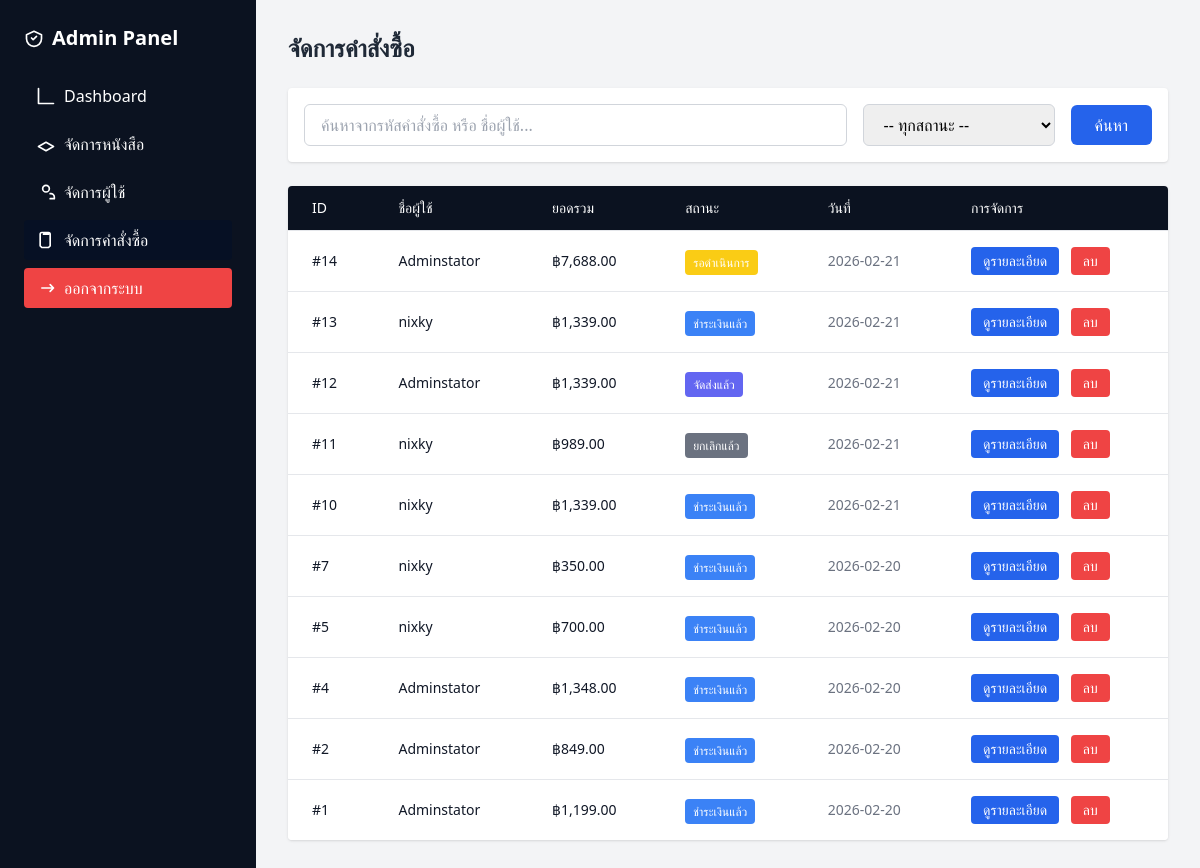
The app's page /admin/orders.php (signed in) with its own data.
### tables this page shows
CREATE TABLE `orders` (
  `id` int(11) NOT NULL,
  `user_id` int(11) NOT NULL,
  `total_price` decimal(10,2) DEFAULT NULL,
  `status` enum('pending','confirmed','shipped','delivered','cancelled','cancel_requested') DEFAULT 'pending',
  `slip_image` varchar(255) DEFAULT NULL,
  `created_at` timestamp NOT NULL DEFAULT current_timestamp(),
  `cancel_reason` text DEFAULT NULL
);

CREATE TABLE `users` (
  `id` int(11) NOT NULL,
  `username` varchar(50) NOT NULL,
  `email` varchar(100) NOT NULL,
  `password` varchar(255) NOT NULL,
  `full_name` varchar(100) DEFAULT NULL,
  `phone` varchar(20) DEFAULT NULL,
  `address` text DEFAULT NULL,
  `role` enum('user','admin') DEFAULT 'user',
  `created_at` timestamp NOT NULL DEFAULT current_timestamp()
);

### admin/orders.php (the view, shortened to what this page needs)
<?php
include '../config.php';
$search = isset($_GET['search']) ? mysqli_real_escape_string($conn, $_GET['search']) : '';
$limit = 10;
$page = isset($_GET['page']) && is_numeric($_GET['page']) ? (int)$_GET['page'] : 1;
$offset = ($page - 1) * $limit;
$where_sql = "";
$query = "SELECT o.*, u.full_name FROM orders o JOIN users u ON o.user_id = u.id $where_sql ORDER BY o.created_at DESC LIMIT $limit OFFSET $offset";
$result = mysqli_query($conn, $query);
?>
<!DOCTYPE html>
<html>
<head>
    <script src="https://cdn.tailwindcss.com"></script>
</head>
<body class="bg-gray-100 font-sans">
    <div class="flex">
        <aside class="w-64 h-screen bg-blue-700 text-white p-6 fixed">
            <h2 class="text-xl font-semibold mb-6 flex items-center space-x-2">
                <svg xmlns="http://www.w3.org/2000/svg" class="h-5 w-5" fill="none" viewBox="0 0 24 24" stroke="currentColor">
                  <path stroke-linecap="round" stroke-linejoin="round" stroke-width="2" d="M9 12l2 2 4-4M12 22C7.029 22 3 17.97 3 13V8l9-4 9 4v5c0 4.97-4.029 9-9 9z" />
                </svg>
                <span>Admin Panel</span>
            </h2>
            <nav class="space-y-2">
                <a href="index.php" class="block px-3 py-2 rounded hover:bg-blue-800 flex items-center space-x-2">
                    <svg xmlns="http://www.w3.org/2000/svg" class="h-5 w-5" fill="none" viewBox="0 0 24 24" stroke="currentColor">
                      <path stroke-linecap="round" stroke-linejoin="round" stroke-width="2" d="M3 3v18h18" />
                    </svg><span>Dashboard</span>
                </a>
                <a href="products.php" class="block px-3 py-2 rounded hover:bg-blue-800 flex items-center space-x-2">
                    <svg xmlns="http://www.w3.org/2000/svg" class="h-5 w-5" fill="none" viewBox="0 0 24 24" stroke="currentColor">
                      <path stroke-linecap="round" stroke-linejoin="round" stroke-width="2" d="M12 20l9-5-9-5-9 5 9 5z" />
                    </svg><span>จัดการหนังสือ</span>
                </a>
                <a href="users.php" class="block px-3 py-2 rounded hover:bg-blue-800 flex items-center space-x-2">
                    <svg xmlns="http://www.w3.org/2000/svg" class="h-5 w-5" fill="none" viewBox="0 0 24 24" stroke="currentColor">
                      <path stroke-linecap="round" stroke-linejoin="round" stroke-width="2" d="M17 20h5v-2a4 4 0 00-5-4M12 12a4 4 0 100-8 4 4 0 000 8z" />
                    </svg><span>จัดการผู้ใช้</span>
                </a>
                <a href="orders.php" class="block px-3 py-2 rounded hover:bg-blue-800 flex items-center space-x-2 bg-blue-800">
                    <svg xmlns="http://www.w3.org/2000/svg" class="h-5 w-5" fill="none" viewBox="0 0 24 24" stroke="currentColor">
                      <path stroke-linecap="round" stroke-linejoin="round" stroke-width="2" d="M9 5h6M9 3h6a2 2 0 012 2v14l-2 2H7l-2-2V5a2 2 0 012-2z" />
                    </svg><span>จัดการคำสั่งซื้อ</span>
                </a>
                <a href="../logout.php" class="inline-block mt-6 bg-red-600 px-3 py-2 rounded flex items-center space-x-2">
                    <svg xmlns="http://www.w3.org/2000/svg" class="h-5 w-5" fill="none" viewBox="0 0 24 24" stroke="currentColor">
                      <path stroke-linecap="round" stroke-linejoin="round" stroke-width="2" d="M17 16l4-4m0 0l-4-4m4 4H7" />
                    </svg><span>ออกจากระบบ</span>
                </a>
            </nav>
        </aside>
        <main class="ml-64 w-full p-8">
            <header class="mb-6">
                <h1 class="text-2xl font-semibold text-gray-800">จัดการคำสั่งซื้อ</h1>
            </header>
            <div class="bg-white p-4 rounded shadow mb-6">
                <form method="GET" action="orders.php" class="flex flex-col md:flex-row gap-4 items-center">
                    <div class="flex-1 w-full">
                        <input type="text" name="search" value="<?php echo htmlspecialchars($search); ?>" placeholder="ค้นหาจากรหัสคำสั่งซื้อ หรือ ชื่อผู้ใช้..." class="w-full border border-gray-300 rounded-md px-4 py-2 focus:outline-none focus:ring-2 focus:ring-blue-500">
                    </div>
                    <div class="w-full md:w-48">
                        <select name="status" class="w-full border border-gray-300 rounded-md px-4 py-2 focus:outline-none focus:ring-2 focus:ring-blue-500">
                            <option value="">-- ทุกสถานะ --</option>
                        </select>
                    </div>
                    <div class="flex gap-2 w-full md:w-auto">
                        <button type="submit" class="bg-blue-600 text-white px-6 py-2 rounded-md hover:bg-blue-700 transition-colors w-full md:w-auto">ค้นหา</button>
                    </div>
                </form>
            </div>
            <div class="bg-white rounded shadow overflow-hidden">
                <div class="overflow-x-auto">
                    <table class="min-w-full divide-y divide-gray-200">
                        <thead class="bg-blue-700 text-white">
                            <tr>
                                <th class="px-6 py-3 text-left text-sm font-medium">ID</th>
                                <th class="px-6 py-3 text-left text-sm font-medium">ชื่อผู้ใช้</th>
                                <th class="px-6 py-3 text-left text-sm font-medium">ยอดรวม</th>
                                <th class="px-6 py-3 text-left text-sm font-medium">สถานะ</th>
                                <th class="px-6 py-3 text-left text-sm font-medium">วันที่</th>
                                <th class="px-6 py-3 text-left text-sm font-medium">การจัดการ</th>
                            </tr>
                        </thead>
                        <tbody class="bg-white divide-y divide-gray-200">
                            <?php if(mysqli_num_rows($result) > 0): ?>
                                <?php while ($row = mysqli_fetch_assoc($result)): ?>
                                <tr>
                                    <td class="px-6 py-4 text-sm text-gray-900">#<?php echo $row['id']; ?></td>
                                    <td class="px-6 py-4 text-sm text-gray-900"><?php echo htmlspecialchars($row['full_name']); ?></td>
                                    <td class="px-6 py-4 text-sm font-medium text-gray-900">฿<?php echo number_format($row['total_price'], 2); ?></td>
                                    <td class="px-6 py-4">
                                        <?php
                                            $status_class = '';
                                            $status_text = '';
                                            switch($row['status']) {
                                                case 'pending':
                                                    $status_class = 'bg-yellow-400 text-white';
                                                    $status_text = 'รอดำเนินการ';
                                                    break;
                                                case 'confirmed':
                                                    $status_class = 'bg-blue-500 text-white';
                                                    $status_text = 'ชำระเงินแล้ว';
                                                    break;
                                                case 'shipped':
                                                    $status_class = 'bg-indigo-500 text-white';
                                                    $status_text = 'จัดส่งแล้ว';
                                                    break;
                                                case 'cancelled':
                                                    $status_class = 'bg-gray-500 text-white';
                                                    $status_text = 'ยกเลิกแล้ว';
                                                    break;
                                            }
                                        ?>
                                        <span class="px-2 py-1 rounded text-xs font-medium <?php echo $status_class; ?>"><?php echo $status_text; ?></span>
                                    </td>
                                    <td class="px-6 py-4 text-sm text-gray-500"><?php echo substr($row['created_at'], 0, 10); ?></td>
                                    <td class="px-6 py-4 text-sm font-medium">
                                        <a href="order_detail.php?id=<?php echo $row['id']; ?>" class="inline-flex items-center bg-blue-600 hover:bg-blue-700 text-white px-3 py-1 rounded mr-2 transition-colors">
                                            ดูรายละเอียด
                                        </a>
                                        <a href="order_delete.php?id=<?php echo $row['id']; ?>" class="inline-flex items-center bg-red-600 hover:bg-red-700 text-white px-3 py-1 rounded confirm-delete transition-colors" data-confirm="<?php echo 'ยืนยันการลบคำสั่งซื้อ #' . $row['id'] . ' ?'; ?>">
                                            ลบ
                                        </a>
                                    </td>
                                </tr>
                                <?php endwhile; ?>
                            <?php endif; ?>
                        </tbody>
                    </table>
                </div>
            </div>
        </main>
    </div>
</body>
</html>

### admin/orders.php (style rules this page uses)
:root { --admin-primary:#0b1220; --accent:#7c3aed; --danger:#ef4444; }
.bg-blue-700 { background-color: var(--admin-primary) !important; }
.bg-blue-800 { background-color: #061024 !important; }
.bg-red-600 { background-color: var(--danger) !important; }

### records on screen
orders: id "14", user.full_name "Adminstator", total_price "7,688.00", status "รอดำเนินการ", created_at "2026-02-21"
orders: id "13", user.full_name "nixky", total_price "1,339.00", status "ชำระเงินแล้ว", created_at "2026-02-21"
orders: id "12", user.full_name "Adminstator", total_price "1,339.00", status "จัดส่งแล้ว", created_at "2026-02-21"
orders: id "11", user.full_name "nixky", total_price "989.00", status "ยกเลิกแล้ว", created_at "2026-02-21"
orders: id "10", user.full_name "nixky", total_price "1,339.00", status "ชำระเงินแล้ว", created_at "2026-02-21"
orders: id "7", user.full_name "nixky", total_price "350.00", status "ชำระเงินแล้ว", created_at "2026-02-20"
orders: id "5", user.full_name "nixky", total_price "700.00", status "ชำระเงินแล้ว", created_at "2026-02-20"
orders: id "4", user.full_name "Adminstator", total_price "1,348.00", status "ชำระเงินแล้ว", created_at "2026-02-20"
orders: id "2", user.full_name "Adminstator", total_price "849.00", status "ชำระเงินแล้ว", created_at "2026-02-20"
orders: id "1", user.full_name "Adminstator", total_price "1,199.00", status "ชำระเงินแล้ว", created_at "2026-02-20"
